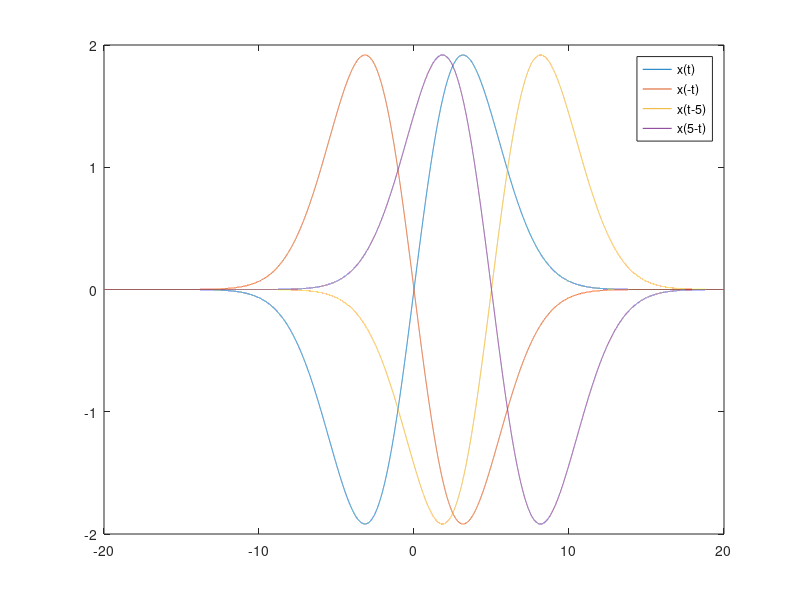

The MATLAB source for this figure:
% M.5.2 Verschiebung, Spiegelung und Zeitskalierung

% Aufgabe 5.2

% Initialisierung
close; clear; clc;

x = @(t) t.*exp((-t.^2)/20);
t = -20:10^-3:20;

% Aufgabe 5.3
figure('Name','signalc', 'NumberTitle','off');
plot(t, x(t));
hold on;
plot(t, x(-t));
plot(t, x(t-5));
plot(t, x(5-t));
legend('x(t)', 'x(-t)', 'x(t-5)', 'x(5-t)')
hold off;